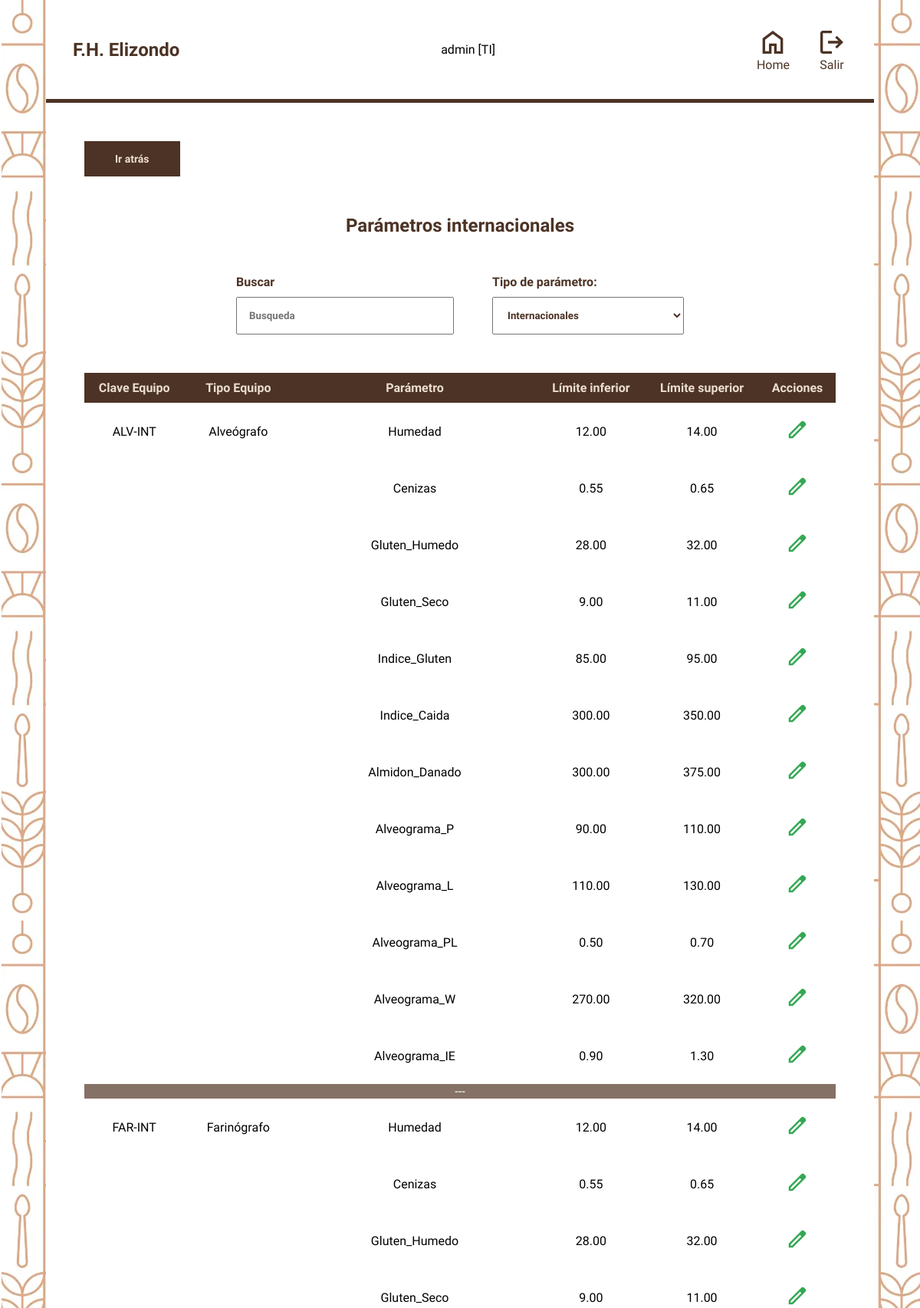
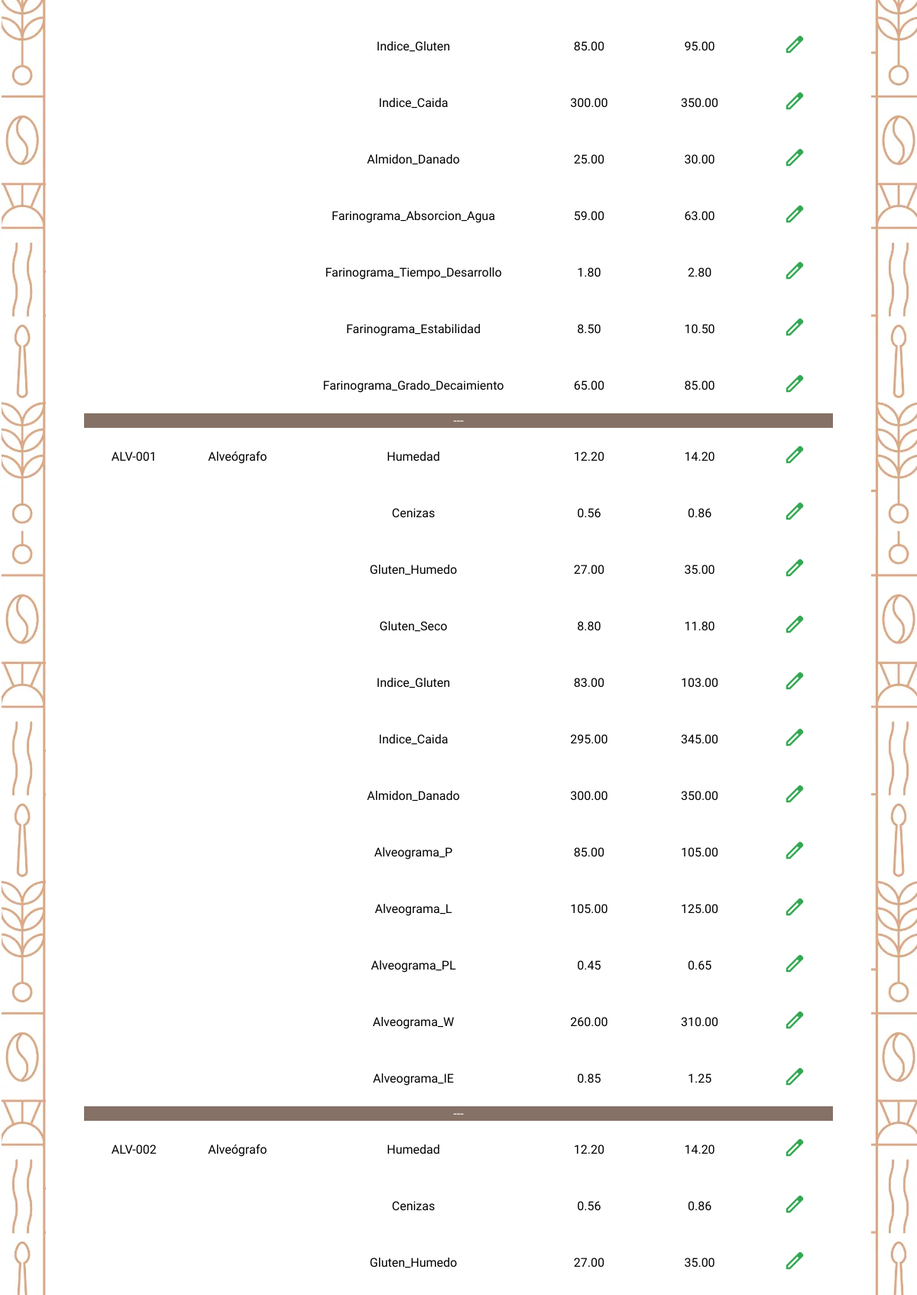
Screenshot of /modulos/parametros.php?tipo=internacionales (signed in, upper part) with the database file from the repository (2 pictures, top to bottom).
### tables this page shows
CREATE TABLE Parametros (
    id_parametro INT PRIMARY KEY AUTO_INCREMENT,
    id_equipo INT,
    id_cliente INT,
    nombre_parametro ENUM(
        'Humedad',
        'Cenizas',
        'Gluten_Humedo',
        'Gluten_Seco',
        'Indice_Gluten',
        'Indice_Caida',
        'Almidon_Danado',
        'Alveograma_P',
        'Alveograma_L',
        'Alveograma_PL',
        'Alveograma_W',
        'Alveograma_IE',
        'Farinograma_Absorcion_Agua',
        'Farinograma_Tiempo_Desarrollo',
        'Farinograma_Estabilidad',
        'Farinograma_Grado_Decaimiento'
    ) NOT NULL,
    lim_Superior DECIMAL(10, 2) NOT NULL,
    lim_Inferior DECIMAL(10, 2) NOT NULL,
    FOREIGN KEY (id_equipo) REFERENCES Equipos_Laboratorio(id_equipo),
    FOREIGN KEY (id_cliente) REFERENCES Clientes(id_cliente),
    CHECK (
        (
            id_cliente IS NOT NULL
            AND id_equipo IS NULL
        )
        OR (
            id_cliente IS NULL
            AND id_equipo IS NOT NULL
        )
    )
);

CREATE TABLE Equipos_Laboratorio (
    id_equipo INT PRIMARY KEY AUTO_INCREMENT,
    id_responsable INT NOT NULL,
    clave VARCHAR(50) UNIQUE NOT NULL,
    tipo_equipo ENUM('Alveógrafo', 'Farinógrafo') NOT NULL,
    marca VARCHAR(50),
    modelo VARCHAR(50),
    serie VARCHAR(59) UNIQUE NOT NULL,
    desc_larga VARCHAR(300),
    desc_corta VARCHAR(50) NOT NULL,
    proveedor VARCHAR(50),
    fecha_adquisicion DATE,
    garantia VARCHAR(50) UNIQUE,
    vencimiento_garantia DATE,
    ubicacion VARCHAR(100),
    estado ENUM('Activo', 'Inactivo', 'Baja') NOT NULL DEFAULT 'Activo',
    FOREIGN KEY (id_responsable) REFERENCES Usuarios(id_usuario)
);

### modulos/parametros.php (the view, shortened to what this page needs)
<?php
$filtro = $_GET['tipo'];
?>
<!DOCTYPE html>
<html lang="en">
<head>
    <link rel="stylesheet" href="../styles.css">
    <link rel="stylesheet" href="../css/menu.css">
</head>
<body>
    <main class="contenedor hoja">
        <?php include '../includes/header.php'; ?>
        <div class="contenedor__modulo">
            <a href="../menu.php" class="atras">Ir atrás</a>
            <h2 class="heading">Parámetros <?php echo $filtro; ?></h2>
            <div class="controles">
                <div class="buscador">
                    <h4 class="buscador__label">Buscar</h4>
                    <input type="text" id="searchBar" class="buscador__input" placeholder="Busqueda">
                </div>
                <div class="ordenar">
                    <h4 class="ordenar__label">Tipo de parámetro:</h4>
                    <select name="orden" id="filtroParam" class="ordenar__select">
                        <option value="internacionales" <?= ($filtro === 'internacionales') ? 'selected' : '' ?>>
                            Internacionales</option>
                    </select>
                </div>
            </div>
            <table class="tabla">
                <thead>
                    <tr class="tabla__encabezado">
                        <th><?php echo ($filtro === 'internacionales') ? 'Clave Equipo' : 'ID Cliente'; ?></th>
                        <th><?php echo ($filtro === 'internacionales') ? 'Tipo Equipo' : 'Cliente'; ?></th>
                        <th>Parámetro</th>
                        <th>Límite inferior</th>
                        <th>Límite superior</th>
                        <th>Acciones</th>
                    </tr>
                </thead>
                <tbody>
                    <?php
                    require '../config/conn.php';
                    $tabla = 'equipos_laboratorio';
                    $tipo_param = 'id_equipo';
                    if ($filtro === 'internacionales') {
                        $sql_id = "SELECT
                P.id_parametro,
                P.nombre_parametro,
                P.lim_Superior,
                P.lim_Inferior,
                A.clave AS origen,
                A.tipo_equipo AS tipo,
                A.id_equipo AS id
            FROM parametros P
            LEFT JOIN equipos_laboratorio A ON A.id_equipo = P.id_equipo
            WHERE P.id_equipo = :id";
                        $sql = "SELECT DISTINCT id_equipo FROM parametros";
                    }
                    $stmt = $pdo->prepare($sql);
                    $stmt->execute();
                    while ($id = $stmt->fetch(PDO::FETCH_ASSOC)) {
                        $valor_id = $id[$tipo_param];
                        $stmt_inner = $pdo->prepare($sql_id);
                        $stmt_inner->bindValue(':id', $valor_id, PDO::PARAM_INT);
                        $stmt_inner->execute();
                        $parametros = $stmt_inner->fetchAll(PDO::FETCH_ASSOC);
                        if (!empty($parametros)) {
                            $origen = htmlspecialchars($parametros[0][($filtro === 'internacionales') ? 'origen' : 'id']);
                            $tipo = htmlspecialchars($parametros[0][($filtro === 'internacionales') ? 'tipo' : 'origen']);
                            $primera = true;
                            foreach ($parametros as $parametro) {
                                echo '<tr class="tabla__fila">';
                                if ($primera) {
                                    echo '<td>' . $origen . '</td>';
                                    echo '<td>' . $tipo . '</td>';
                                    $primera = false;
                                } else {
                                    echo '<td class = "oculto">' . $origen . '</td>';
                                    echo '<td class = "oculto">' . $tipo . '</td>';
                                }
                                echo '<td>' . htmlspecialchars($parametro['nombre_parametro']) . '</td>';
                                echo '<td>' . htmlspecialchars($parametro['lim_Inferior']) . '</td>';
                                echo '<td>' . htmlspecialchars($parametro['lim_Superior']) . '</td>';
                                echo '<td class="tabla__botones">';
                                echo '<a href="parametrosform.php?id=' . $parametro['id_parametro'] . '&ow=' . $tabla . '">
                  <img src="../img/edit.svg" alt="Editar" class="tabla__boton"></a>';
                                echo '</td>';
                                echo '</tr>';
                            }
                            echo '<tr class="tabla__fila--sep"><td colspan="6" class="separador">---</td></tr>';
                        }
                    }
                    ?>
                </tbody>
            </table>
        </div>
    </main>
</body>
</html>

### styles.css (style rules this page uses)
:root { --colorPrimario: #EBDED0; --blanco: #FFFFFF; --colorSecundario: #4c3325; --fuenteHeading: "Domine", serif; --fuenteBody: "Lexend", serif; }
.contenedor { max-width: 1200px; width: 90%; margin: 0 auto; }
html { box-sizing: border-box; }
* { margin: 0; padding: 0; }
a { text-decoration: none; color: var(--colorSecundario); }
img { max-width: 100%; }
body { background-image: url(img/bg-login.webp); font-family: var(--fuenteBody); }
h1, h2, h3, h4 { font-family: var(--fuenteHeading); font-weight: bold; color: var(--colorSecundario); }
.contenedor__modulo { padding: 50px; }
.heading { text-align: center; margin: 20px 0; }
.controles { display: flex; align-items: center; justify-content: center; gap: 50px; margin: 50px 0; }
.buscador__label, .ordenar__label { margin-bottom: 10px; }
.buscador__input, .ordenar__select { font-family: inherit; padding: 15px; min-width: 250px; color: var(--colorSecundario); font-weight: bold; }
.tabla { width: 100%; border-collapse: collapse; }
.tabla__encabezado { background-color: var(--colorSecundario); color: var(--colorPrimario); }
.tabla__encabezado th { padding: 10px; }
.tabla__fila td { padding: 20px; text-align: center; vertical-align: middle; }
.tabla__fila--sep td { background-color: #857166; text-align: center; vertical-align: middle; color: white; }
.tabla__boton { height: 30px; cursor: pointer; }
.atras { background-color: var(--colorSecundario); color: var(--colorPrimario); font-weight: bold; padding: 15px 40px; font-size: 14px; display: inline-block; margin-bottom: 30px; }

### css/menu.css (style rules this page uses)
:root { --colorPrimario: #EBDED0; --blanco: #FFFFFF; --colorSecundario: #4c3325; --fuenteHeading: "Domine", serif; --fuenteBody: "Lexend", serif; }
.hoja { background-color: var(--blanco); }

### rows the page displays
parametros: id_equipo.clave "ALV-INT", id_equipo.tipo_equipo "Alveógrafo", nombre_parametro "Humedad", lim_Inferior "12.00", lim_Superior "14.00"
parametros: nombre_parametro "Cenizas", lim_Inferior "0.55", lim_Superior "0.65"
parametros: nombre_parametro "Gluten_Humedo", lim_Inferior "28.00", lim_Superior "32.00"
parametros: nombre_parametro "Gluten_Seco", lim_Inferior "9.00", lim_Superior "11.00"
parametros: nombre_parametro "Indice_Gluten", lim_Inferior "85.00", lim_Superior "95.00"
parametros: nombre_parametro "Indice_Caida", lim_Inferior "300.00", lim_Superior "350.00"
parametros: nombre_parametro "Almidon_Danado", lim_Inferior "300.00", lim_Superior "375.00"
parametros: nombre_parametro "Alveograma_P", lim_Inferior "90.00", lim_Superior "110.00"
parametros: nombre_parametro "Alveograma_L", lim_Inferior "110.00", lim_Superior "130.00"
parametros: nombre_parametro "Alveograma_PL", lim_Inferior "0.50", lim_Superior "0.70"
parametros: nombre_parametro "Alveograma_W", lim_Inferior "270.00", lim_Superior "320.00"
parametros: nombre_parametro "Alveograma_IE", lim_Inferior "0.90", lim_Superior "1.30"
parametros: id_equipo.clave "FAR-INT", id_equipo.tipo_equipo "Farinógrafo", nombre_parametro "Humedad", lim_Inferior "12.00", lim_Superior "14.00"
parametros: nombre_parametro "Cenizas", lim_Inferior "0.55", lim_Superior "0.65"
parametros: nombre_parametro "Gluten_Humedo", lim_Inferior "28.00", lim_Superior "32.00"
parametros: nombre_parametro "Gluten_Seco", lim_Inferior "9.00", lim_Superior "11.00"
parametros: nombre_parametro "Indice_Gluten", lim_Inferior "85.00", lim_Superior "95.00"
parametros: nombre_parametro "Indice_Caida", lim_Inferior "300.00", lim_Superior "350.00"
parametros: nombre_parametro "Almidon_Danado", lim_Inferior "25.00", lim_Superior "30.00"
parametros: nombre_parametro "Farinograma_Absorcion_Agua", lim_Inferior "59.00", lim_Superior "63.00"
parametros: nombre_parametro "Farinograma_Tiempo_Desarrollo", lim_Inferior "1.80", lim_Superior "2.80"
parametros: nombre_parametro "Farinograma_Estabilidad", lim_Inferior "8.50", lim_Superior "10.50"
parametros: nombre_parametro "Farinograma_Grado_Decaimiento", lim_Inferior "65.00", lim_Superior "85.00"
parametros: id_equipo.clave "ALV-001", id_equipo.tipo_equipo "Alveógrafo", nombre_parametro "Humedad", lim_Inferior "12.20", lim_Superior "14.20"
parametros: nombre_parametro "Cenizas", lim_Inferior "0.56", lim_Superior "0.86"
parametros: nombre_parametro "Gluten_Humedo", lim_Inferior "27.00", lim_Superior "35.00"
parametros: nombre_parametro "Gluten_Seco", lim_Inferior "8.80", lim_Superior "11.80"
parametros: nombre_parametro "Indice_Gluten", lim_Inferior "83.00", lim_Superior "103.00"
parametros: nombre_parametro "Indice_Caida", lim_Inferior "295.00", lim_Superior "345.00"
parametros: nombre_parametro "Almidon_Danado", lim_Inferior "300.00", lim_Superior "350.00"
parametros: nombre_parametro "Alveograma_P", lim_Inferior "85.00", lim_Superior "105.00"
parametros: nombre_parametro "Alveograma_L", lim_Inferior "105.00", lim_Superior "125.00"
parametros: nombre_parametro "Alveograma_PL", lim_Inferior "0.45", lim_Superior "0.65"
parametros: nombre_parametro "Alveograma_W", lim_Inferior "260.00", lim_Superior "310.00"
parametros: nombre_parametro "Alveograma_IE", lim_Inferior "0.85", lim_Superior "1.25"
parametros: id_equipo.clave "ALV-002", id_equipo.tipo_equipo "Alveógrafo", nombre_parametro "Humedad", lim_Inferior "12.20", lim_Superior "14.20"
parametros: nombre_parametro "Cenizas", lim_Inferior "0.56", lim_Superior "0.86"
parametros: nombre_parametro "Gluten_Humedo", lim_Inferior "27.00", lim_Superior "35.00"

### other values shown
$_SESSION["username"] "admin"
$_SESSION["rol"] "TI"
$filtro "internacionales"
